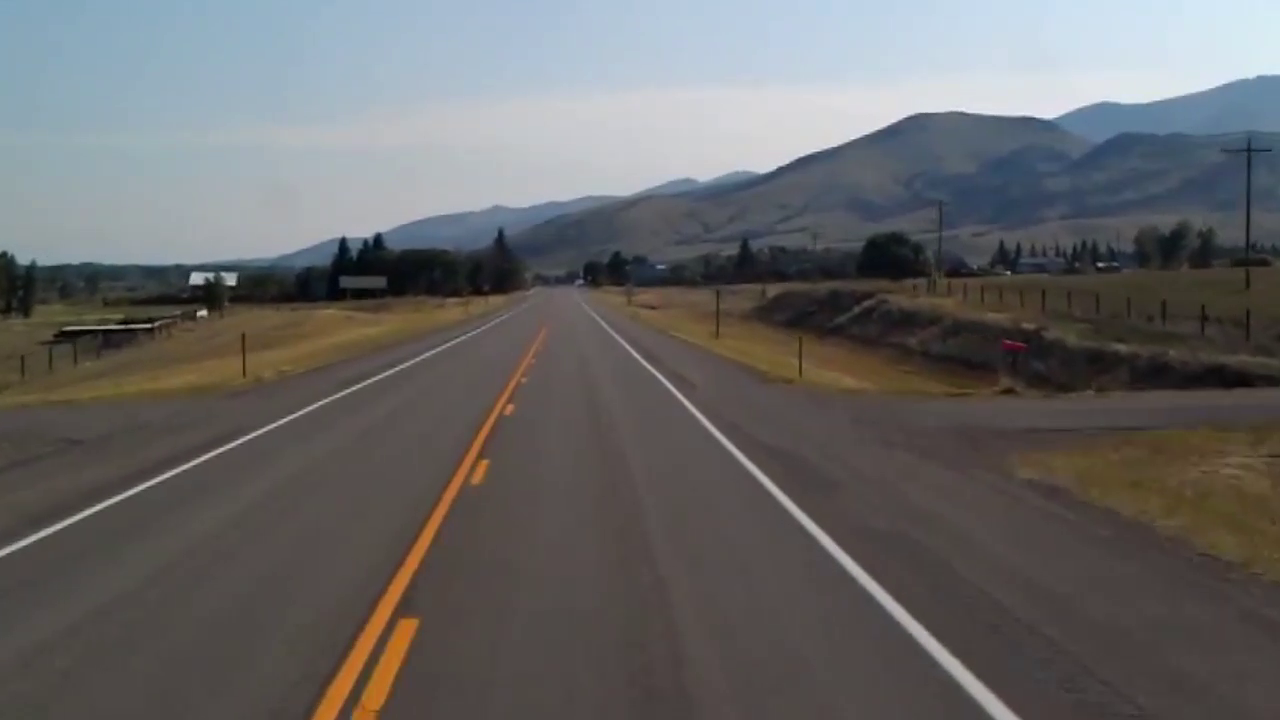
#> input picture frame 16 of test_video.mp4, 1280 x 720 px
$ python lanes.py
#> lines starting #> are read from the running program, lines starting #| are printed output that depends on the picture; after the words box and inside, x2 and y2 are one past the last pixel; in counts of white or black regions, pixels touching at a corner belong together
#> further down, frame is the input picture: shape (720, 1280, 3); mean B, G, R 103, 102.9, 103.6
import cv2
import numpy as np
import matplotlib.pyplot as plt

def make_coordinates(image,line_parameters):
    slope, intercept = line_parameters
    y1 = image.shape[0]  # Height
    y2 = int(y1 * (3/5))
    x1 = int((y1 - intercept)/slope)
    x2 = int((y2 - intercept)/slope)
    return np.array([x1,y1,x2,y2])

def average_slope_intercept(image,lines):
    left_fit = []
    right_fit = []
    for line in lines:
        x1,y1,x2,y2 = line.reshape(4)
        parameters = np.polyfit((x1,x2),(y1,y2),1)
        slope = parameters[0]
        intercept = parameters[1]
        if slope<0:
            left_fit.append((slope,intercept))
        else :
            right_fit.append((slope,intercept))
    left_fit_average = np.average(left_fit,axis=0)
    right_fit_average = np.average(right_fit,axis=0)
    left_line = make_coordinates(image,left_fit_average)
    right_line = make_coordinates(image,right_fit_average)
    return np.array([left_line,right_line])


def canny(image):
    gray = cv2.cvtColor(image,cv2.COLOR_RGB2GRAY)
    blur = cv2.GaussianBlur(gray,(5,5),0)   # Kernel boyutu 5x5
    canny = cv2.Canny(blur,50,150)
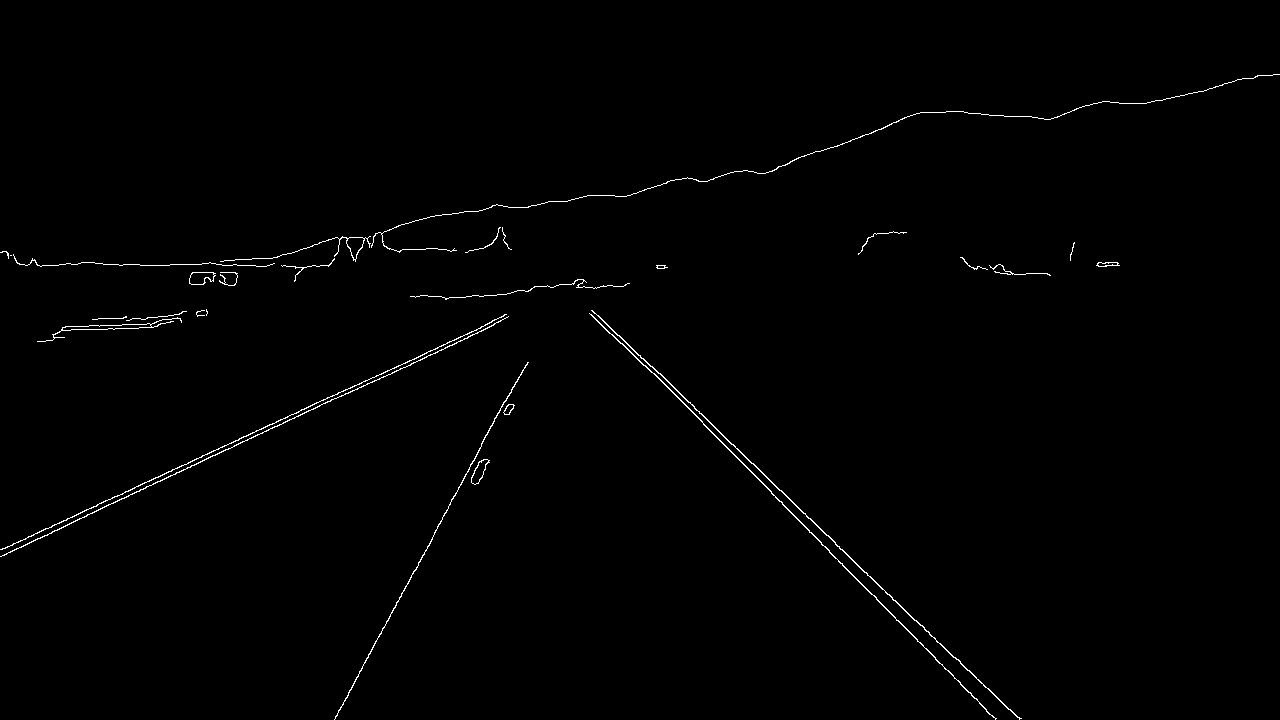
#> canny: shape (720, 1280); 0.71% white in thin lines or dots, all inside (x1, y1, x2, y2) = (0, 74, 1280, 720)
    return canny

def display_lines(image,lines):
    line_image = np.zeros_like(image)
    if lines is not None:
        for line in lines:
            x1,y1,x2,y2 = line.reshape(4)  # Reshaping all the lines to a 1D array.
            cv2.line(line_image,(x1,y1),(x2,y2),(255,0,0),10) # Blue hat (BGR in OpenCV)
    return line_image

def region_of_interest(image):
    height = image.shape[0]
    polygons = np.array([
        [(200,height),(1100,height),(550,250)]
    ])
    mask = np.zeros_like(image)   # Black mask oluştur.
    cv2.fillPoly(mask,polygons,255)     # mask üstüne beyaz üçgen
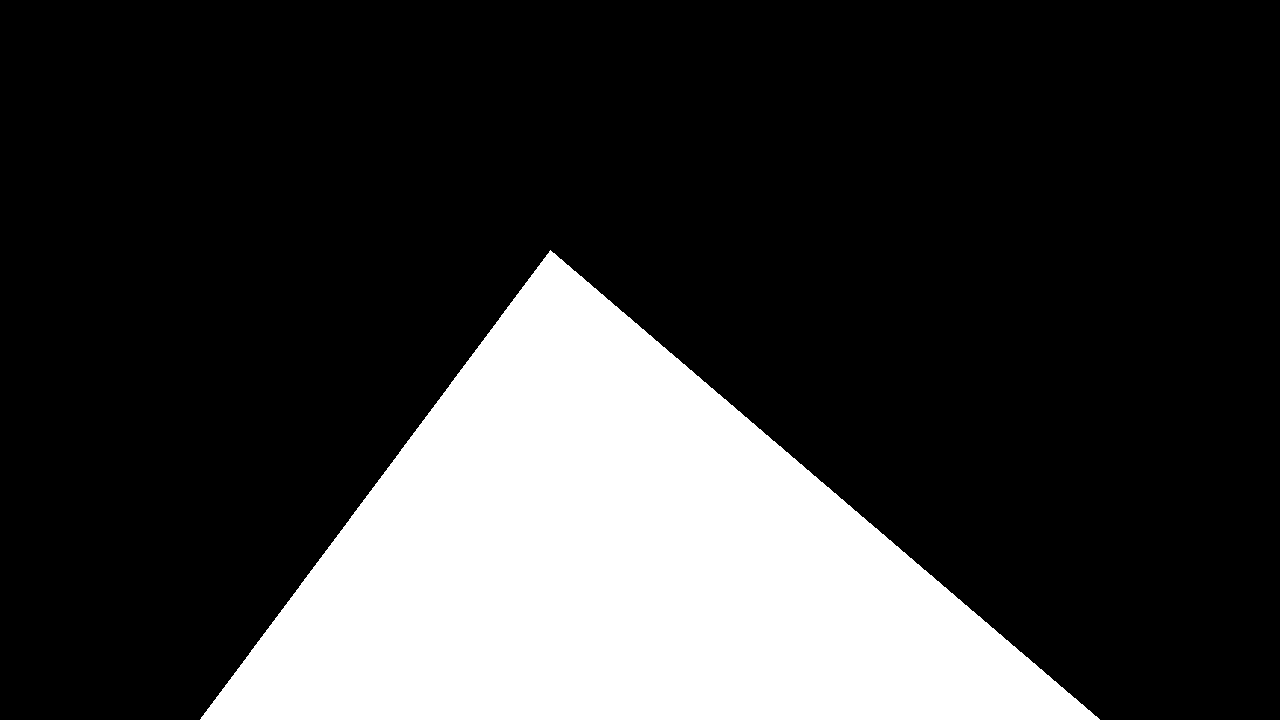
#> mask: shape (720, 1280); 23% white; 1 white region, box (x1, y1, x2, y2) and area: (200, 250, 1100, 720) 211775
    masked_image = cv2.bitwise_and(image,mask)
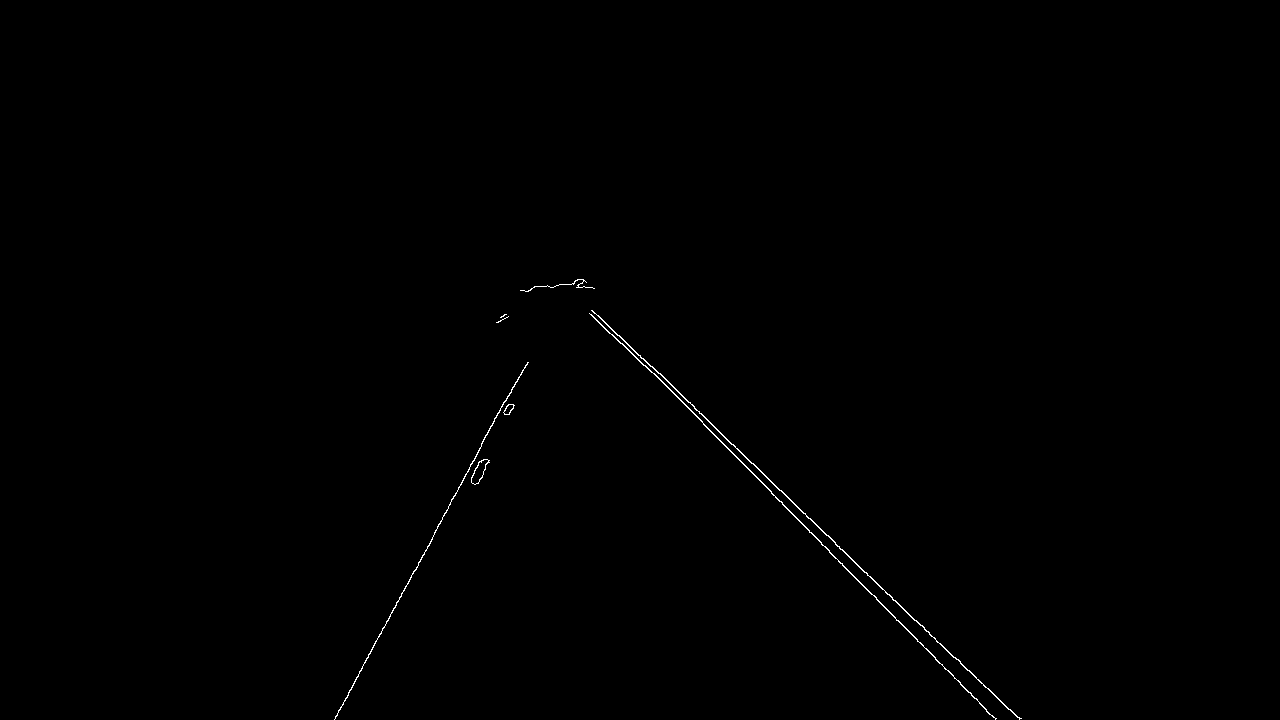
#> masked_image: shape (720, 1280); 0.26% white in thin lines or dots, all inside (x1, y1, x2, y2) = (334, 279, 1022, 720)
    return masked_image

'''image = cv2.imread('./test_image.jpg')
lane_image = np.copy(image)
canny_image = canny(lane_image)
cropped_image = region_of_interest(canny_image)
lines = cv2.HoughLinesP(cropped_image,2,np.pi/180,100,np.array([]),minLineLength=10,maxLineGap=5)
averaged_lines = average_slope_intercept(lane_image,lines)
line_image = display_lines(lane_image,averaged_lines)
combo_image = cv2.addWeighted(lane_image,0.8,line_image,1,1)    # Orijinal görüntüye line_image yerlestirme.

cv2.imshow('Result',combo_image)
cv2.waitKey(0) '''

cap = cv2.VideoCapture("test_video.mp4")
while(cap.isOpened()):
    _, frame = cap.read()
    canny_image = canny(frame)
    cropped_image = region_of_interest(canny_image)
    lines = cv2.HoughLinesP(cropped_image,2,np.pi/180,100,np.array([]),minLineLength=10,maxLineGap=5)
#> lines = 16 rows, first 6: [834, 542, 914, 620], [771, 493, 935, 657], [645, 365, 771, 491], [640, 355, 833, 541], [379, 636, 507, 396], [766, 477, 779, 490]
    averaged_lines = average_slope_intercept(frame,lines)
#> the loop in average_slope_intercept, `for line in lines:` made 16 passes
#> (x1, y1, x2, y2, slope, intercept) on passes 1 to 8: (834, 542, 914, 620, 0.975, -271.2), (771, 493, 935, 657, 1, -278), (645, 365, 771, 491, 1, -280), (640, 355, 833, 541, 0.964, -261.8), (379, 636, 507, 396, -1.88, 1346.6), (766, 477, 779, 490, 1, -289), (627, 344, 641, 358, 1, -283), (592, 310, 626, 343, 0.971, -264.6)
#> after the loop in average_slope_intercept, `for line in lines:`: left_fit = [(-1.88, 1346.6), (-1.87, 1344.7)]; right_fit = [(0.975, -271.2), (1, -278), (1, -280), (0.964, -261.8), (1, -289), (1, -283), (0.971, -264.6), (0.95, -249.1), (1, -277), (0.911, -211.4), (0.966, -263.7), (1, -279), (1, -288), (0.939, -239.9)]
#> in average_slope_intercept, `left_fit_average = np.average(left_fit,axis=0)`: left_fit_average = [-1.87, 1345.6]
#> in average_slope_intercept, `right_fit_average = np.average(right_fit,axis=0)`: right_fit_average = [0.977, -266.8]
#> in make_coordinates, `slope, intercept = line_parameters`: slope = -1.87; intercept = 1345.6
#> in make_coordinates, `x1 = int((y1 - intercept)/slope)`: x1 = 333
#> in make_coordinates, `x2 = int((y2 - intercept)/slope)`: x2 = 487
#> in average_slope_intercept, `left_line = make_coordinates(image,left_fit_average)`: left_line = [333, 720, 487, 432]
#> in average_slope_intercept, `right_line = make_coordinates(image,right_fit_average)`: right_line = [1010, 720, 715, 432]
#> averaged_lines = [[333, 720, 487, 432], [1010, 720, 715, 432]]
    line_image = display_lines(frame,averaged_lines)
#> the loop in display_lines, `for line in lines:` made 2 passes
    combo_image = cv2.addWeighted(frame,0.8,line_image,1,1)    # Orijinal görüntüye line_image yerlestirme.
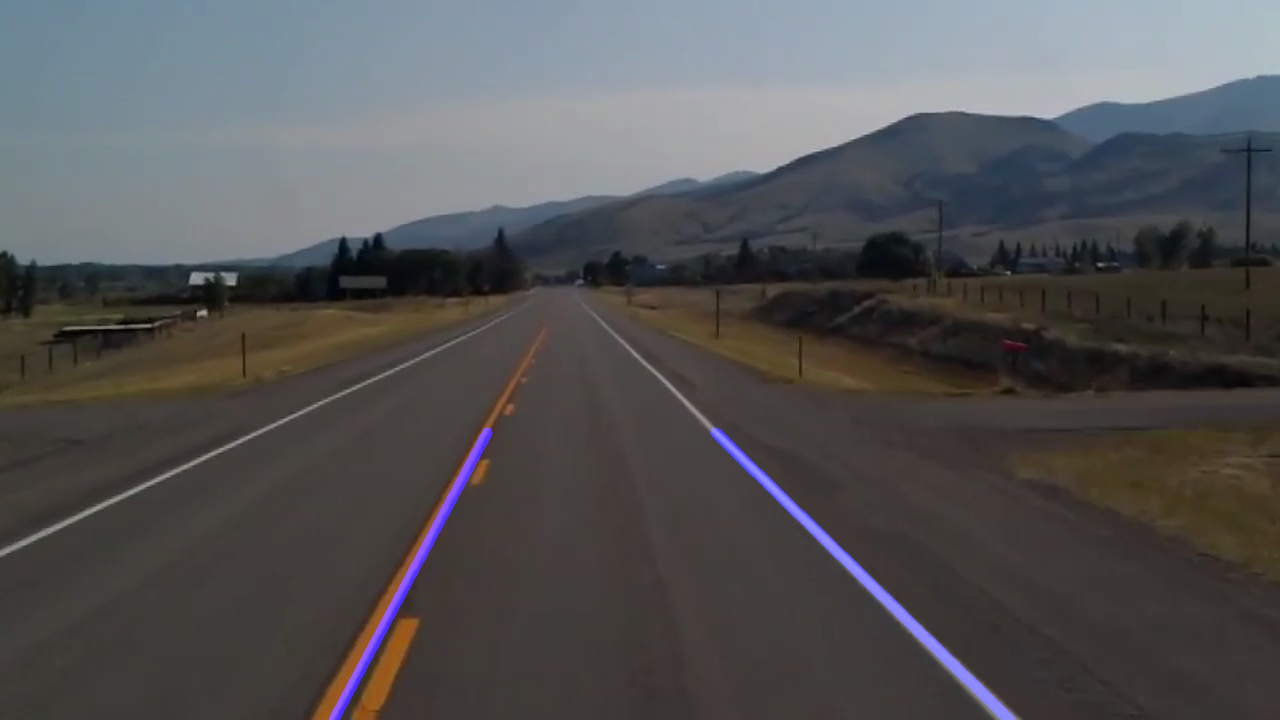
#> combo_image: shape (720, 1280, 3); mean B, G, R 84.9, 83.3, 83.9

    cv2.imshow('Result',combo_image)
    cv2.waitKey(1)

$ run again, starting later in the video
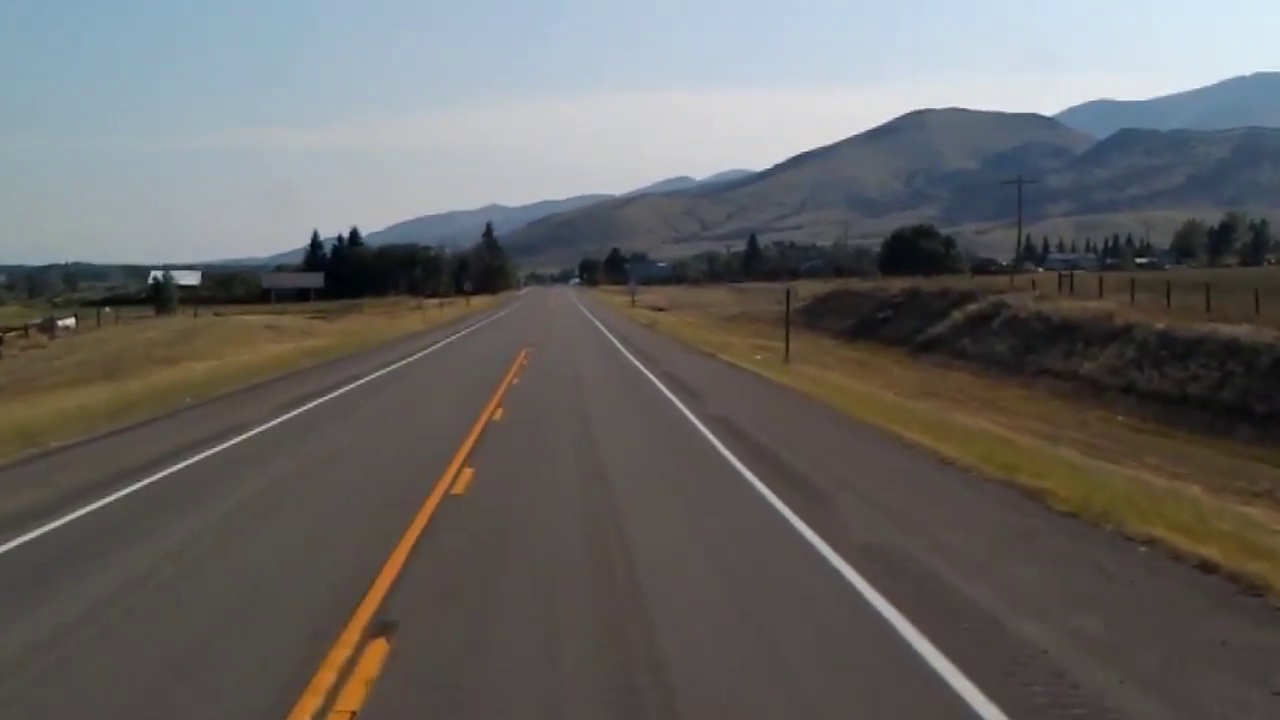
#> input picture frame 72 of test_video.mp4, 1280 x 720 px
#> frame is the input picture: shape (720, 1280, 3); mean B, G, R 101.2, 102.3, 103.4
#> in canny, `canny = cv2.Canny(blur,50,150)`:
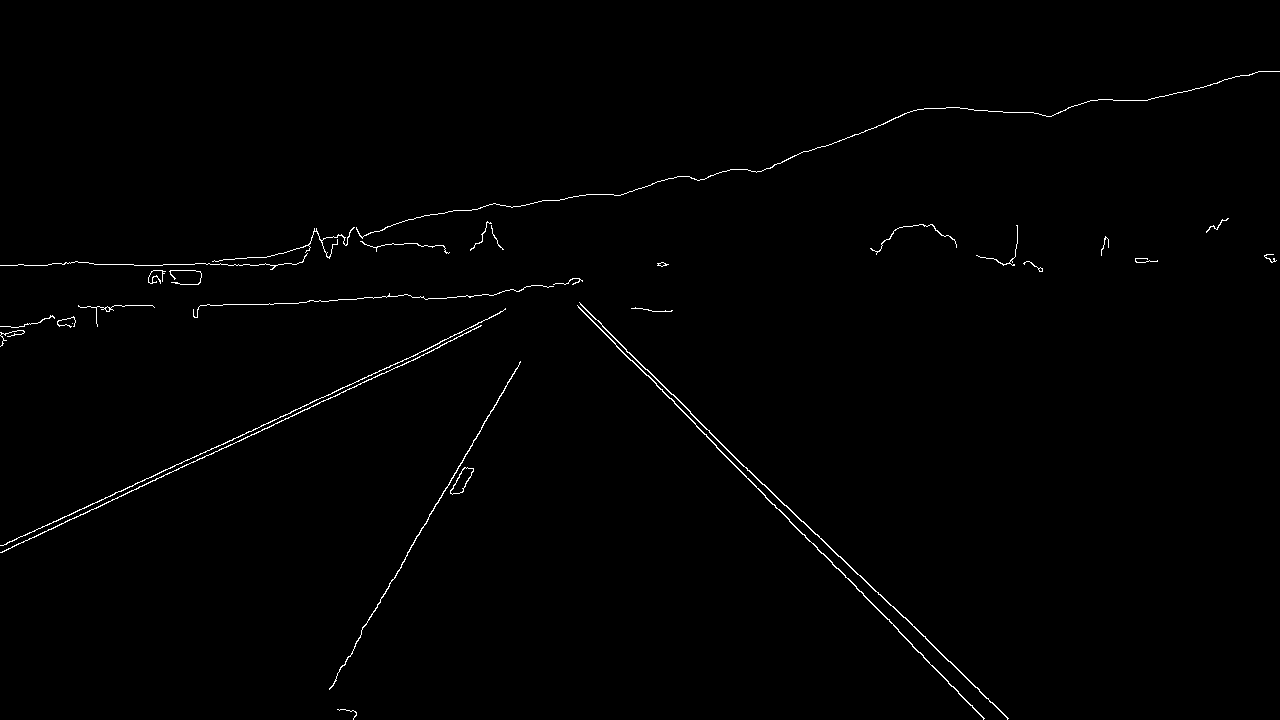
#> canny: shape (720, 1280); 0.73% white in thin lines or dots
#> mask: shape (720, 1280); 23% white; 1 white region, box (x1, y1, x2, y2) and area: (200, 250, 1100, 720) 211775
#> masked_image: shape (720, 1280); 0.25% white in thin lines or dots, all inside (x1, y1, x2, y2) = (329, 278, 1009, 720)
#> lines = 21 rows, first 6: [817, 534, 890, 605], [920, 652, 983, 718], [696, 426, 765, 495], [433, 510, 515, 369], [692, 415, 801, 521], [893, 606, 943, 655]
#> the loop in average_slope_intercept, `for line in lines:` made 21 passes
#> (x1, y1, x2, y2, slope, intercept) on passes 1 to 8: (817, 534, 890, 605, 0.973, -260.6), (920, 652, 983, 718, 1.05, -311.8), (696, 426, 765, 495, 1, -270), (433, 510, 515, 369, -1.72, 1254.5), (692, 415, 801, 521, 0.972, -258), (893, 606, 943, 655, 0.98, -269.1), (823, 553, 921, 654, 1.03, -295.2), (632, 360, 695, 423, 1, -272)
#> after the loop in average_slope_intercept, `for line in lines:`: left_fit = [(-1.72, 1254.5), (-1.78, 1277.2), (-1.75, 1267), (-1.74, 1263.6)]; right_fit = [(0.973, -260.6), (1.05, -311.8), (1, -270), (0.972, -258), (0.98, -269.1), (1.03, -295.2), (1, -272), (0.969, -258.5), (1, -277), (1, -270), (1, -270), (1, -271), (1, -270), (0.966, -251), (0.972, -258.9), (1, -269), (1.02, -295)]
#> left_fit_average = [-1.75, 1265.6]
#> right_fit_average = [0.996, -272.2]
#> in make_coordinates, `slope, intercept = line_parameters`: slope = -1.75; intercept = 1265.6
#> in make_coordinates, `x1 = int((y1 - intercept)/slope)`: x1 = 312
#> in make_coordinates, `x2 = int((y2 - intercept)/slope)`: x2 = 477
#> left_line = [312, 720, 477, 432]
#> right_line = [996, 720, 706, 432]
#> averaged_lines = [[312, 720, 477, 432], [996, 720, 706, 432]]
#> the loop in display_lines, `for line in lines:` made 2 passes
#> `combo_image = cv2.addWeighted(frame,0.8,line_image,1,1)`:
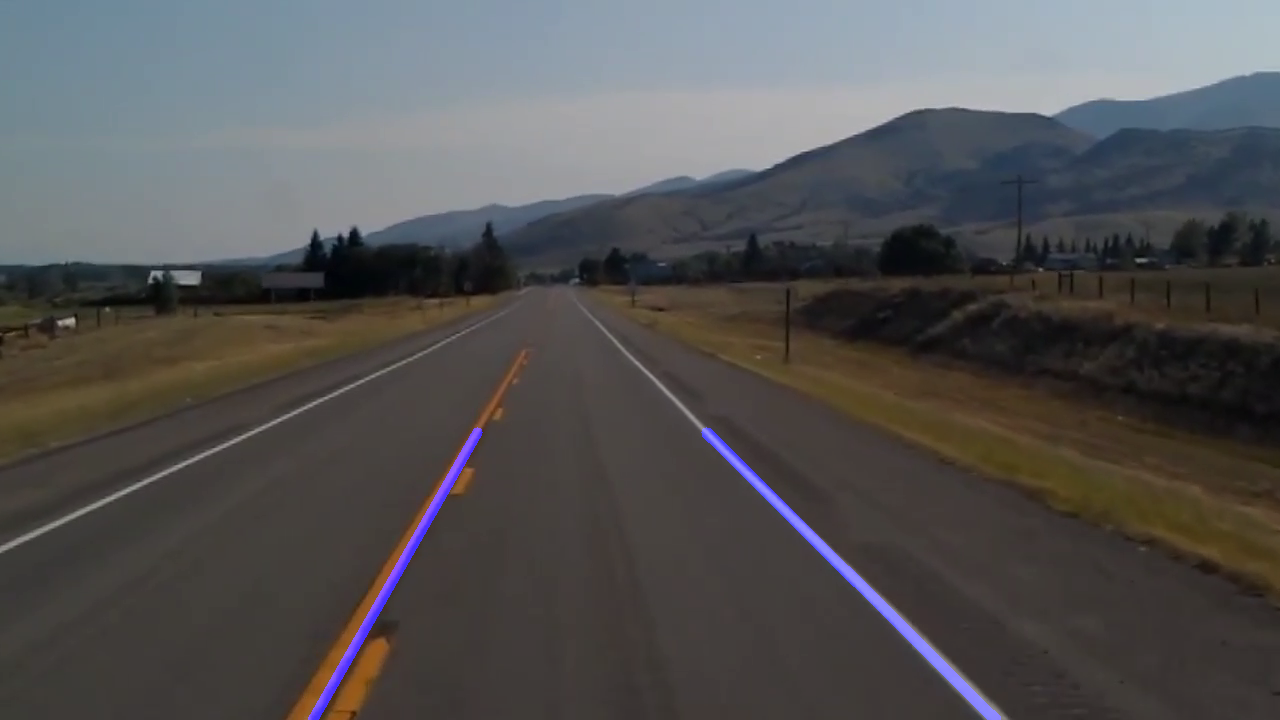
#> combo_image: shape (720, 1280, 3); mean B, G, R 83.4, 82.9, 83.7
